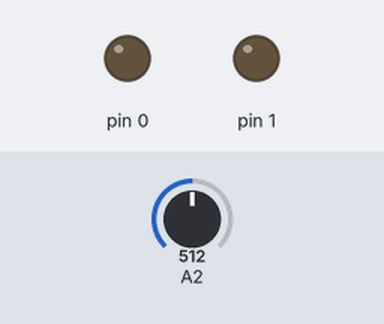
Bench run of a sketch on a simulated Arduino Uno, built with avr-gcc and run on an emulated ATmega328P. Parts: output pins drawn as LEDs (lit = HIGH). Inputs (shaded band) come from the test bench; at power-on: A2 = 512.

Above: at 1.2 s.
1.3 s: A2 set to 630
2.8 s: A2 set to 647
At 3.5 s:
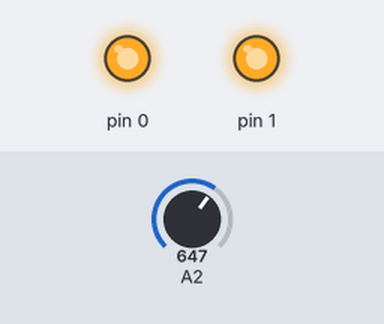
4.3 s: A2 set to 511
At 4.7 s:
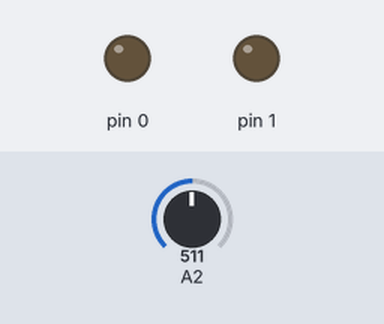
5.8 s: A2 set to 716
At 7.1 s:
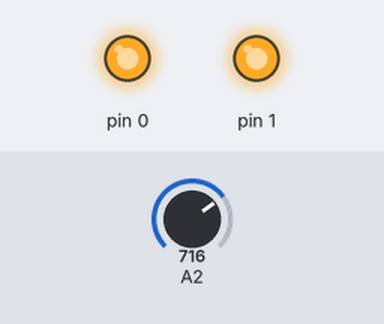
Timing chart, 0 to 8.3 s (numbered marks = the images above; inputs shaded):
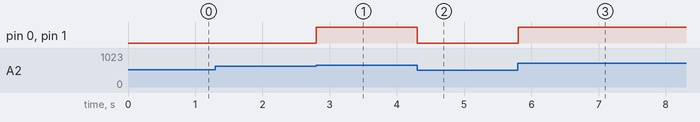

The sketch:

das.ino
```cpp
void setup() {
  pinMode(1,OUTPUT);
  pinMode(0,OUTPUT);
}

void loop() {
  int sensorValue = analogRead(2);
  analogWrite(1,sensorValue/5);
  analogWrite(0,sensorValue/5);
  delay(10);
}
```

Measured:
- the behaviour switches between 639 and 640 on A2 (found by bisection; images 0 and 1)
- after the input at 1.3 s, every drawn part: stays the same
- after the input at 2.8 s, pin 0, pin 1: LOW → HIGH at once
- after the input at 4.3 s, pin 0, pin 1: HIGH → LOW at once
- after the input at 5.8 s, pin 0, pin 1: LOW → HIGH at once
